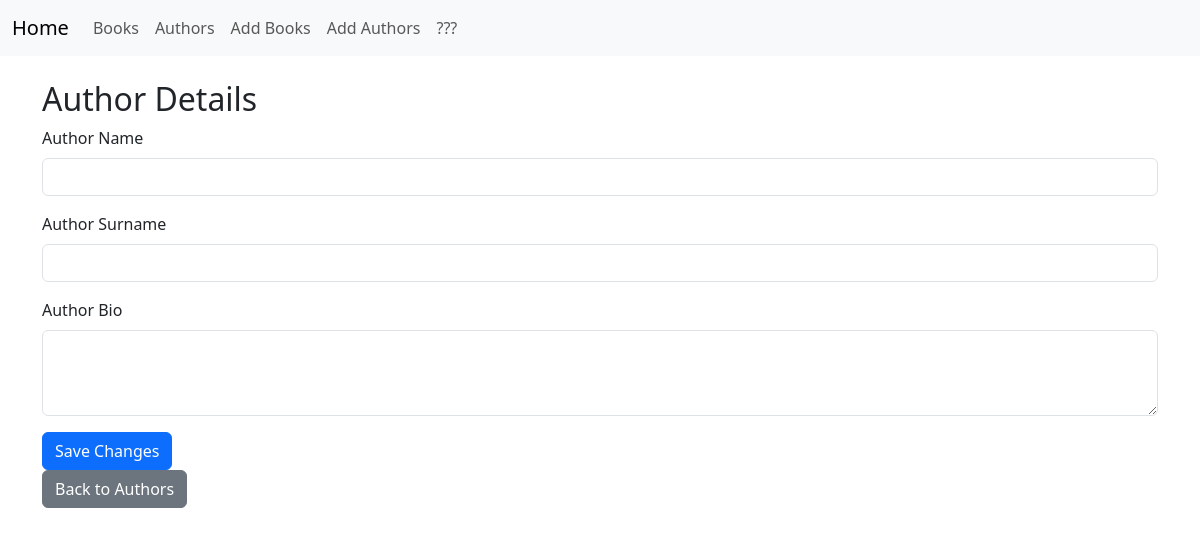
/authors/4, run on an earlier commit of the app's database.
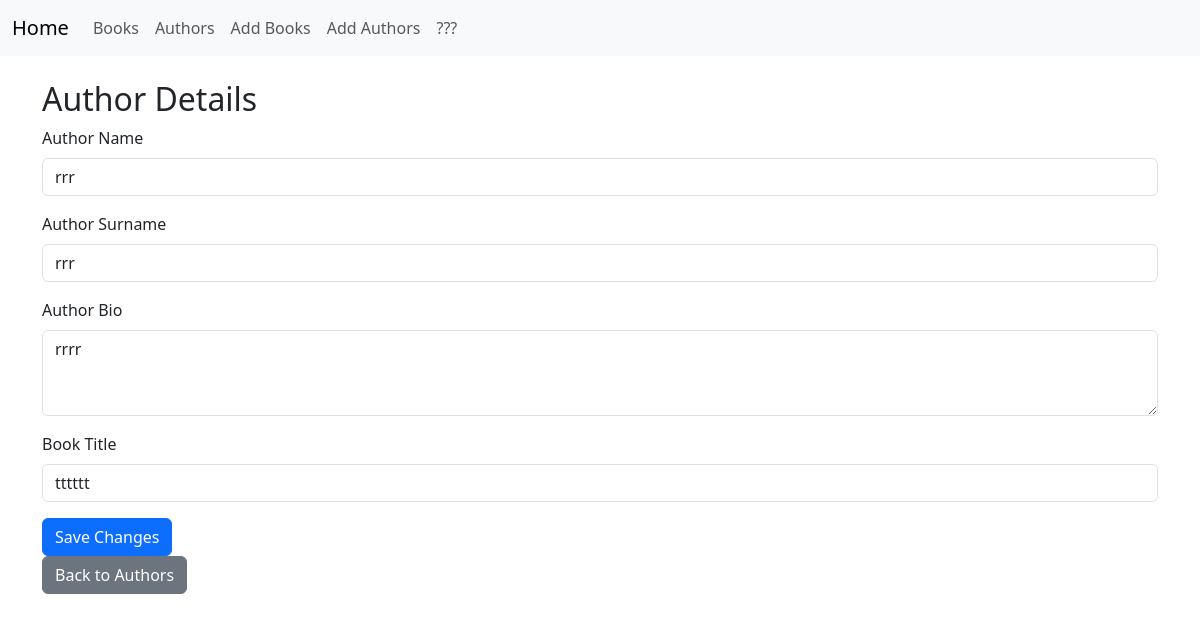
And on a later commit of the database.
### app/models.py (models this page shows, shortened)
class Author(db.Model):
    id = db.Column(db.Integer, primary_key=True)
    name = db.Column(db.String(100), nullable=False)
    surname = db.Column(db.String(100), nullable=False)
    bio = db.Column(db.Text)

class Book(db.Model):
    id = db.Column(db.Integer, primary_key=True)
    title = db.Column(db.String(100), unique=True, nullable=False)
    description = db.Column(db.Text)
    status_id = db.Column(db.Integer, db.ForeignKey('status.id'))
    authors = db.relationship('Author', secondary=book_authors, backref=db.backref('books', lazy='dynamic'))
    status = db.relationship('Status', backref='book_status', lazy=True)

### app/routes.py (the view, shortened to what this page needs)
@app.route('/authors/<int:author_id>', methods=['GET', 'POST'])
def authors_details(author_id):
    author = Author.query.get(author_id)
    return render_template('author_details.html', author=author)

### app/templates/author_details.html (shortened to what this page needs)
{% extends "index.html" %}
{% block content %}
    <h2>Author Details</h2>
    <form method="POST">
        <div class="mb-3">
            <label for="name" class="form-label">Author Name</label>
            <input type="text" class="form-control" id="name" name="name" value="{{ author.name }}" required>
        </div>
        <div class="mb-3">
            <label for="surname" class="form-label">Author Surname</label>
            <input type="text" class="form-control" id="surname" name="surname" value="{{ author.surname }}" required>
        </div>
        <div class="mb-3">
            <label for="bio" class="form-label">Author Bio</label>
            <textarea class="form-control" id="bio" name="bio" rows="3" required>{{ author.bio }}</textarea>
        </div>
        {% for book in author.books %}
            <div class="mb-3">
                <label for="book_title{{ loop.index }}" class="form-label">Book Title</label>
                <input type="text" class="form-control" id="book_title{{ loop.index }}" name="book_title{{ loop.index }}" value="{{ book.title }}" required>
            </div>
        {% endfor %}
        <button type="submit" class="btn btn-primary">Save Changes</button>
    </form>
    <a href="{{ url_for('authors') }}" class="btn btn-secondary">Back to Authors</a>
{% endblock %}

### app/templates/index.html (shortened to what this page needs)
<!doctype html>
<html lang="en">
  <head>
    <link href="https://cdn.jsdelivr.net/npm/bootstrap@5.3.2/dist/css/bootstrap.min.css" rel="stylesheet">
  </head>
  <body>
    <nav class="navbar navbar-expand-lg bg-body-tertiary">
      <div class="container-fluid">
        <a class="navbar-brand" href="{{ url_for('homepage') }}">Home</a>
        <div class="collapse navbar-collapse" id="navbarNav">
          <ul class="navbar-nav">
            <li class="nav-item">
              <a class="nav-link" href="{{ url_for('books') }}">Books</a>
            </li>
            <li class="nav-item">
              <a class="nav-link" href="{{ url_for('authors') }}">Authors</a>
            </li>
            <li class="nav-item">
              <a class="nav-link" href="{{ url_for('add_book') }}">Add Books</a>
            </li>
            <li class="nav-item">
              <a class="nav-link" href="{{ url_for('add_author') }}">Add Authors</a>
            </li>
            <li class="nav-item">
              <a class="nav-link" href="#">???</a>
            </li>
          </ul>
        </div>
      </div>
    </nav>
    <div class="container mt-4">
      {% block content %}
      {% endblock %}
    </div>
  </body>
</html>

What changed in the data, as far as the page shows it:
added Author: name "rrr", surname "rrr", bio "rrrr"
added Book: title "tttttt"
